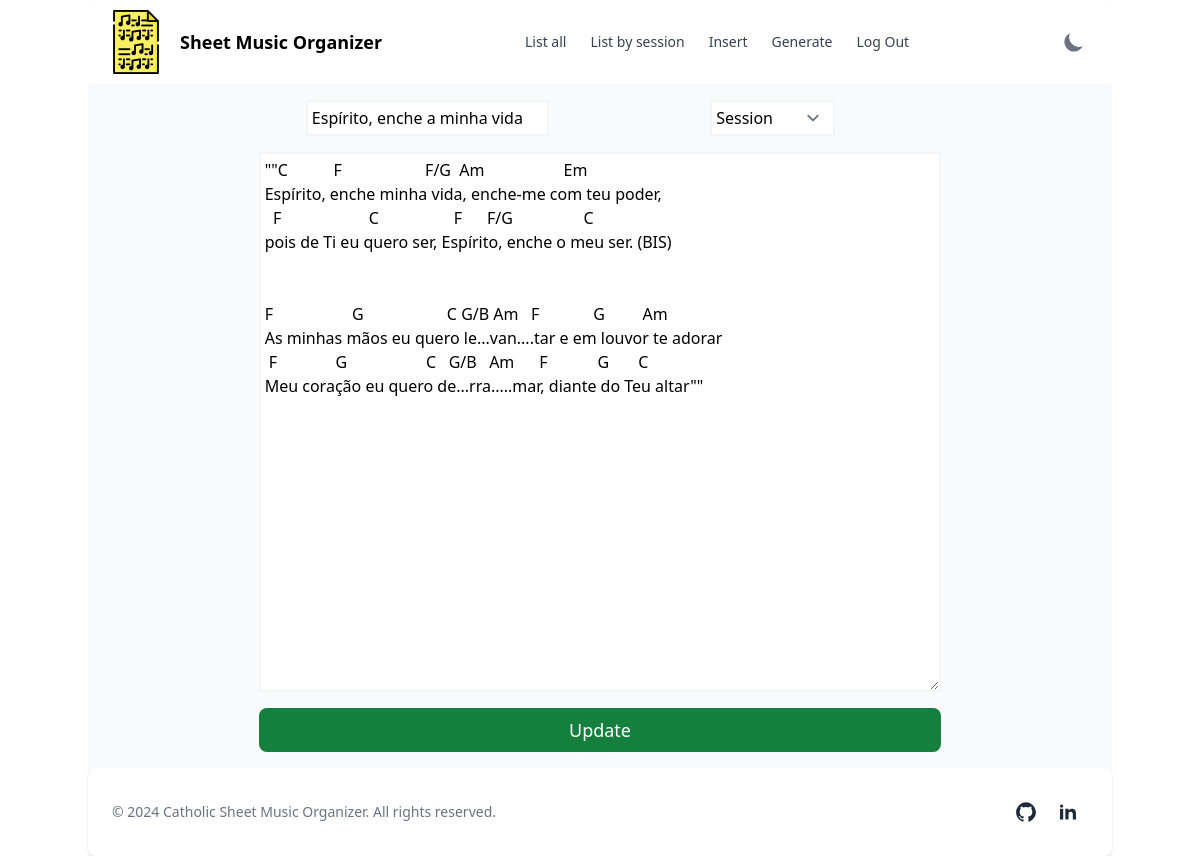
/edit/11 (signed in), run on an earlier commit of the app's database.
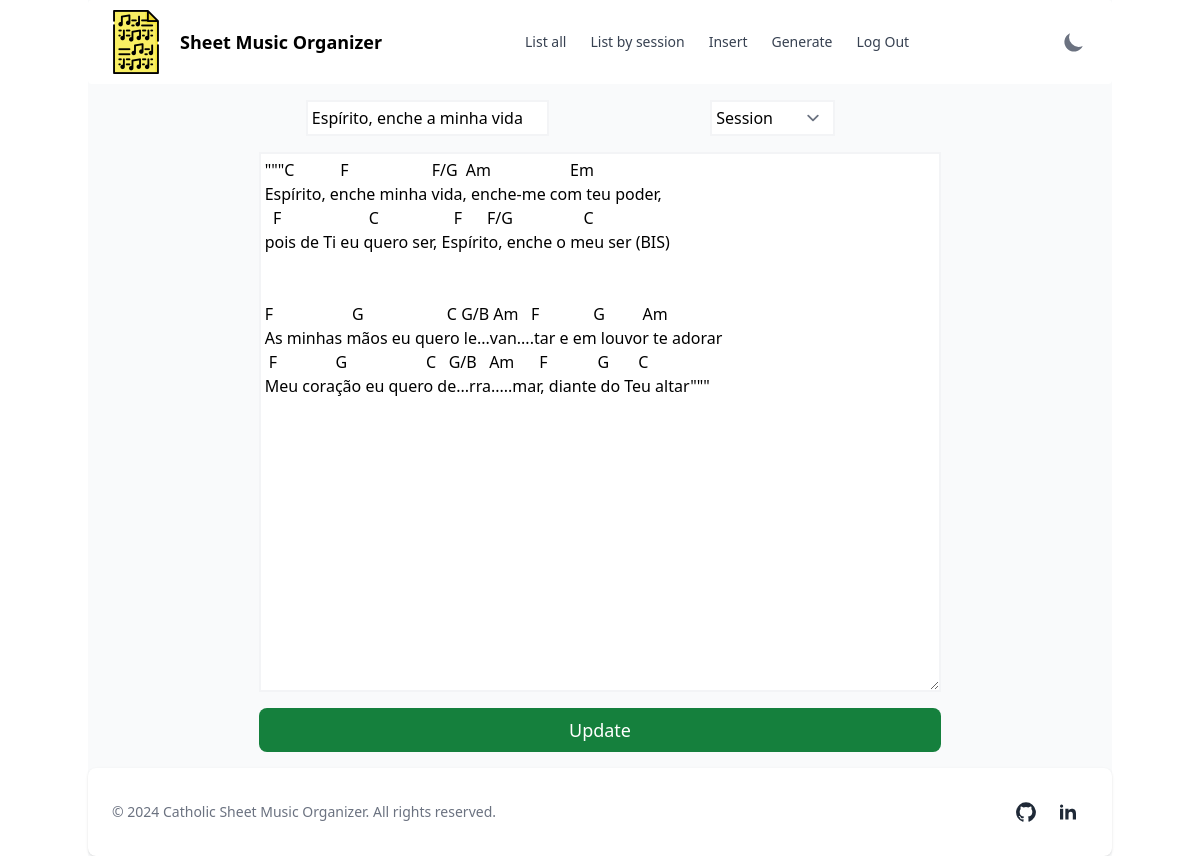
And on a later commit of the database.
### tables this page shows
CREATE TABLE cifras (
    id INTEGER PRIMARY KEY AUTOINCREMENT,
    nome TEXT NOT NULL,
    sessao TEXT NOT NULL,
    cifra TEXT NOT NULL
);

### app.py (the view)
@app.route('/edit/<int:id>')
@login_required
def edit_cifra(id):
    if session["username"] != 'admin':
        flash('User not authorize', 'error')
        return redirect('/list')
    cifra_data = db.execute("SELECT * FROM cifras WHERE id = ?", id)
    return render_template('update.html', cifra_data=cifra_data[0], sessions=SESSOES_DA_MISSA.values())

### utilities.py (called while the page is built)
def login_required(f):
    @wraps(f)
    def decorated_function(*args, **kwargs):
        if session.get("user_id") is None:
            return redirect("/index")
        return f(*args, **kwargs)
    return decorated_function

### templates/update.html (shortened to what this page needs)
{% extends "layout.html" %}
{% block main %}
<form action="/update/{{cifra_data['id']}}" method="post" class="mt-4">
  <div
    class="md:grid w-4/5 md:grid-cols-2 gap-2 justify-items-center mx-auto lg:w-2/3"
  >
    <input
      autocomplete="off"
      class="border-solid border-2 border-gray-100 p-1 focus:outline-none dark:focus:ring-gray-700 dark:bg-gray-800 dark:border-gray-600 dark:text-white dark:hover:bg-gray-700"
      name="name"
      type="text"
      required
      value="{{cifra_data['nome']}}"
    >
    <select
      class="mx-auto w-auto border-solid border-2 border-gray-100 p-1 focus:outline-none dark:focus:ring-gray-700 dark:bg-gray-800 dark:border-gray-600 dark:text-white dark:hover:bg-gray-700"
      name="session"
    >
      <option disabled selected>Session</option>
    </select>
    <textarea
      class="w-full mx-auto p-1 mt-2 md:col-span-2 border-solid border-2 border-gray-100 focus:outline-none dark:focus:ring-gray-700 dark:bg-gray-800 dark:text-white dark:border-gray-600 dark:hover:bg-gray-700"
      autocomplete="off"
      name="music_sheet"
      rows="22"
      cols="100"
      required
    >"{{cifra_data['cifra']}}"</textarea>
    <button
      class="md:col-span-2 mt-2 mb-4 text-white bg-green-700 hover:bg-green-800 focus:ring-4 focus:outline-none focus:ring-green-300 font-medium rounded-lg md:text-lg md:px-6 md:py-2 text-center text-base px-4 py-2 w-full dark:bg-indigo-600"
      type="submit"
    >
      Update
    </button>
  </div>
</form>
{% endblock %}

### templates/layout.html (shortened to what this page needs)
<!DOCTYPE html>
<html lang="en">
  <head>
    <link
      rel="stylesheet"
      href="{{url_for('static',filename='dist/css/output.css')}}"
    >
  </head>
  <body>
    <div
      class="container text-center mx-auto items-center bg-gray-50 dark:bg-gray-700"
    >
      <nav
        class="bg-white border-gray-200 px-2 sm:px-4 py-2.5 rounded dark:bg-gray-800"
      >
        <div class="flex flex-wrap justify-between items-center mx-auto">
          <a href="/" class="flex items-center">
            <img
              src="{{url_for('static',filename='header_icon.png')}}"
              class="mr-3 size-10 md:size-12 lg:size-16"
              alt="Site Logo"
            >
            <span
              class="self-center text-lg font-semibold whitespace-nowrap dark:text-white"
              >Sheet Music Organizer</span
            >
          </a>
          <div class="flex md:order-2">
            <button
              id="theme-toggle"
              type="button"
              class="text-gray-500 dark:text-gray-400 hover:bg-gray-100 dark:hover:bg-gray-700 focus:outline-none focus:ring-4 focus:ring-gray-200 dark:focus:ring-gray-700 rounded-lg text-sm p-2.5"
            >
              <svg
                id="theme-toggle-dark-icon"
                class="hidden size-6"
                fill="currentColor"
                viewBox="0 0 20 20"
                xmlns="http://www.w3.org/2000/svg"
              >
                <path
                  d="M17.293 13.293A8 8 0 016.707 2.707a8.001 8.001 0 1010.586 10.586z"
                ></path>
              </svg>
            </button>
          </div>
          <div
            class="hidden justify-between items-center w-full md:flex md:w-auto md:order-1"
            id="navbar-cta"
          >
            <ul
              class="flex flex-col bg-gray-50 rounded-lg border border-gray-100 md:flex-row md:space-x-6 md:mt-0 md:text-sm md:font-medium md:border-0 md:bg-white dark:bg-gray-800 dark:border-gray-700"
            >
              {% if session['user_id'] %}
                <li>
                  <a
                    href="/list"
                    class="block py-2 pr-4 pl-3 text-gray-700 rounded hover:bg-gray-100 md:bg-transparent md:hover:text-blue-700 md:p-0 md:dark:hover:text-blue-300 dark:text-white dark:hover:bg-gray-700 dark:hover:text-white md:dark:hover:bg-transparent dark:border-gray-700"
                    aria-current="page"
                    >List all</a
                  >
                </li>
                <li>
                  <a
                    href="/filtered_list"
                    class="block py-2 pr-4 pl-3 text-gray-700 rounded hover:bg-gray-100 md:hover:bg-transparent md:hover:text-blue-700 md:p-0 md:dark:hover:text-blue-300 dark:text-white dark:hover:bg-gray-700 dark:hover:text-white md:dark:hover:bg-transparent dark:border-gray-700"
                    >List by session</a
                  >
                </li>
                {% if session['username'] == 'admin' %}
                <li>
                  <a
                    href="/insert"
                    class="block py-2 pr-4 pl-3 text-gray-700 rounded hover:bg-gray-100 md:hover:bg-transparent md:hover:text-blue-700 md:p-0 md:dark:hover:text-blue-300 dark:text-white dark:hover:bg-gray-700 dark:hover:text-white md:dark:hover:bg-transparent dark:border-gray-700"
                    >Insert</a
                  >
                </li>
                {% endif %}
                <li>
                  <a
                    href="/generate"
                    class="block py-2 pr-4 pl-3 text-gray-700 rounded hover:bg-gray-100 md:hover:bg-transparent md:hover:text-blue-700 md:p-0 md:dark:hover:text-blue-300 dark:text-white dark:hover:bg-gray-700 dark:hover:text-white md:dark:hover:bg-transparent dark:border-gray-700"
                    >Generate</a
                  >
                </li>
                <li>
                  <a
                    href="/logout"
                    class="block py-2 pr-4 pl-3 text-gray-700 rounded hover:bg-gray-100 md:hover:bg-transparent md:hover:text-blue-700 md:p-0 md:dark:hover:text-blue-300 dark:text-white dark:hover:bg-gray-700 dark:hover:text-white md:dark:hover:bg-transparent dark:border-gray-700"
                    >Log Out</a
                  >
                </li>
              {% endif %}
            </ul>
          </div>
        </div>
      </nav>
      <main>{% block main %}{% endblock %}</main>
      <footer
        class="bg-white rounded-lg shadow sm:flex sm:items-center sm:justify-between p-4 sm:p-6 xl:p-8 dark:bg-gray-800 antialiased"
      >
        <p
          class="mb-4 text-sm text-center text-gray-500 dark:text-gray-400 sm:mb-0"
        >
          &copy; 2024
          <a href="#" class="hover:underline" target="_blank"
            >Catholic Sheet Music Organizer</a
          >. All rights reserved.
        </p>
        <div class="flex justify-center items-center space-x-1">
          <a
            href="https://github.com/FernandoAvellar" target="_blank"
            data-tooltip-target="tooltip-github"
            class="inline-flex justify-center p-2 text-gray-500 rounded-lg cursor-pointer dark:text-gray-400 dark:hover:text-white hover:text-gray-900 hover:bg-gray-100 dark:hover:bg-gray-600"
          >
          </a>
           <a
            href="https://www.linkedin.com/in/fernandoavellarjr/" target="_blank"
            data-tooltip-target="tooltip-linkedin"
            class="inline-flex justify-center p-2 text-gray-500 rounded-lg cursor-pointer dark:text-gray-400 dark:hover:text-white hover:text-gray-900 hover:bg-gray-100 dark:hover:bg-gray-600"
          >
          </a>
        </div>
      </footer>
      <script src="https://unpkg.com/@material-tailwind/html@latest/scripts/dismissible.js"></script>
    </div>
  </body>
</html>

What changed in the data, as far as the page shows it:
changed cifras "Espírito, enche a minha vida": music_sheet "\"\"C F F/G Am Em Espírito, enche minha vida, enche-me com teu poder, F C F F/G C pois de Ti eu quero ser, Espírito, enche o meu ser. (BIS) F G C G/B Am F G Am As minhas mãos eu quero le...van....tar e em louvor te adorar F G C G/B Am F G C Meu coração eu quero de...rra.....mar, diante do Teu altar\"\"" → "\"\"\"C F F/G Am Em Espírito, enche minha vida, enche-me com teu poder, F C F F/G C pois de Ti eu quero ser, Espírito, enche o meu ser (BIS) F G C G/B Am F G Am As minhas mãos eu quero le...van....tar e em louvor te adorar F G C G/B Am F G C Meu coração eu quero de...rra.....mar, diante do Teu altar\"\"\""
